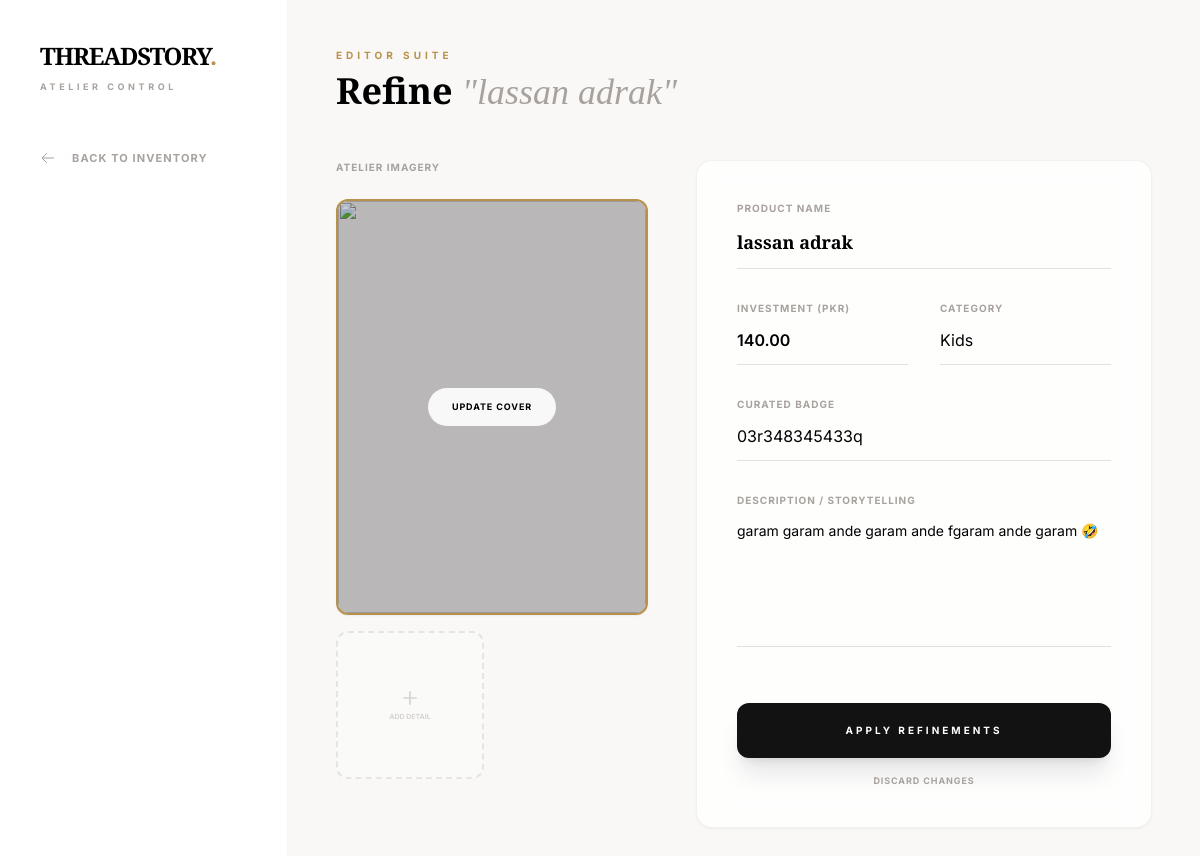
The app's page /update/3/, older data.
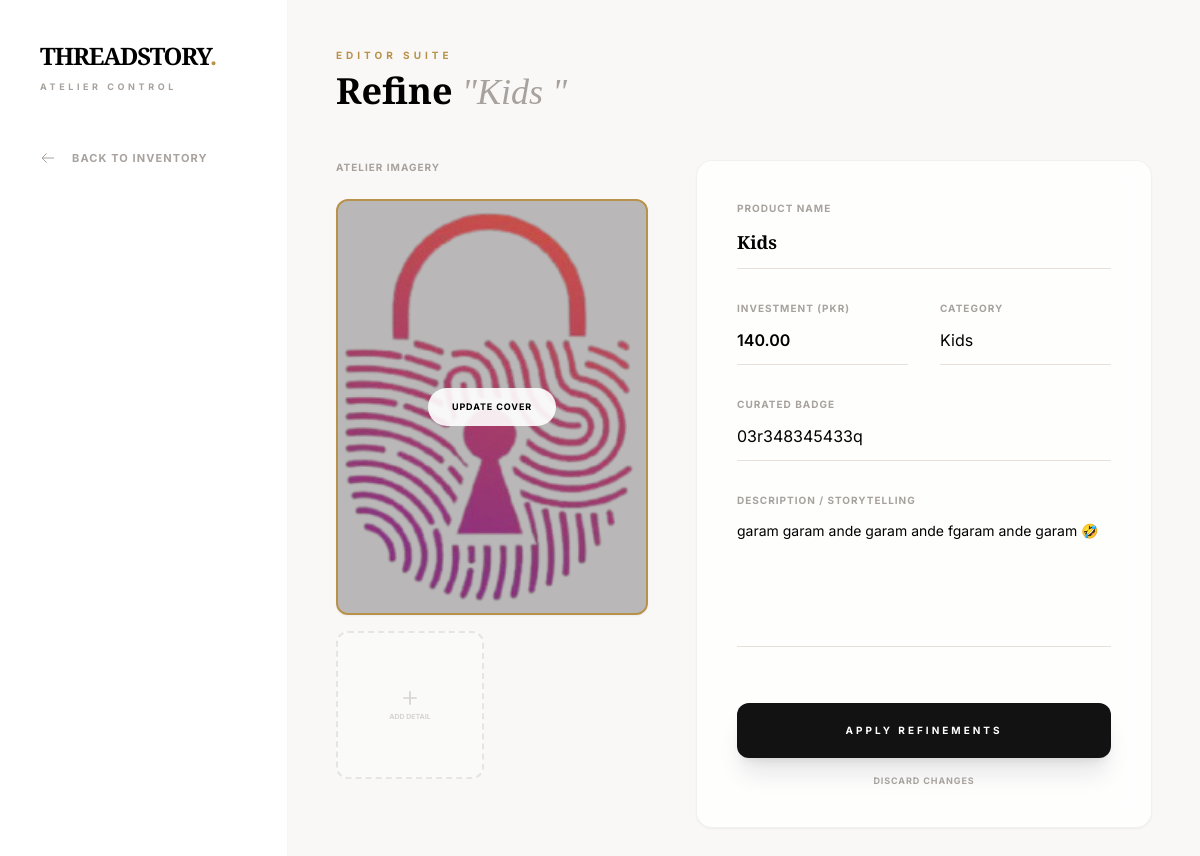
The same page, newer data.
### products/models.py (models this page shows, shortened)
class Product(models.Model):
    CATEGORY_CHOICES = [
        ("Men", "Men"),
        ("Women", "Women"),
        ("Kids", "Kids"),
    ]
    name = models.CharField(max_length=100)
    price = models.DecimalField(max_digits=10, decimal_places=2)
    description = models.TextField()
    badge = models.CharField(max_length=100, blank=True)
    category = models.CharField(max_length=100, choices=CATEGORY_CHOICES, default="Men")
    image = models.ImageField(
        upload_to="product_images/"
    )  # This remains the "Main" thumbnail

### products/views.py (the view, shortened to what this page needs)
# urls.py: path("update/<int:id>/", views.updateData, name="update"),
def updateData(request, id):
    product = get_object_or_404(Product, id=id)
    gallery_images = product.images.all()
    context = {
        "d": product,
        "gallery": gallery_images,
        "categories": Product.CATEGORY_CHOICES,
    }
    return render(request, "update.html", context)

### templates/update.html (shortened to what the changed rows need)
{% load static %}
<!DOCTYPE html>
<html lang="en">
<head>
    <script src="https://cdn.tailwindcss.com"></script>
</head>
<body class="flex">
    <aside class="w-72 h-screen sticky top-0 bg-white border-r border-stone-100 flex flex-col z-50">
        <div class="p-10">
            <h1 class="font-playfair text-2xl font-bold tracking-tighter">
                THREADSTORY<span class="text-gold">.</span>
            </h1>
        </div>
    </aside>
    <main class="flex-1 p-12">
        <header class="mb-12">
            <h2 class="font-playfair text-4xl font-bold">Refine <span class="italic font-light text-stone-400">"{{ d.name }}"</span></h2>
        </header>
        <div class="max-w-6xl">
            <form action="/update/{{ d.id }}/" method="post" enctype="multipart/form-data" class="grid lg:grid-cols-12 gap-12">
                <div class="lg:col-span-7 glass-panel p-10 rounded-2xl shadow-sm h-fit">
                    <div class="space-y-8">
                        <div class="flex flex-col">
                            <label class="text-[10px] font-bold tracking-widest text-stone-400 uppercase">Product Name</label>
                            <input type="text" name="name" value="{{ d.name }}" class="input-atelier text-lg font-playfair font-bold" required>
                        </div>
                        <div class="grid grid-cols-2 gap-8">
                            <div class="flex flex-col">
                                <label class="text-[10px] font-bold tracking-widest text-stone-400 uppercase">Investment (PKR)</label>
                                <input type="number" step="0.01" name="price" value="{{ d.price }}" class="input-atelier font-inter font-semibold" required>
                            </div>
                            <div class="flex flex-col">
                                <label class="text-[10px] font-bold tracking-widest text-stone-400 uppercase">Category</label>
                                <select name="category" class="input-atelier bg-transparent appearance-none">
                                    <option value="Kids" {% if d.category == "Kids" %}selected{% endif %}>Kids</option>
                                </select>
                            </div>
                        </div>
                        <div class="flex flex-col">
                            <label class="text-[10px] font-bold tracking-widest text-stone-400 uppercase">Curated Badge</label>
                            <input type="text" name="badge" value="{{ d.badge }}" class="input-atelier" placeholder="e.g. Limited Edition">
                        </div>
                        <div class="flex flex-col">
                            <label class="text-[10px] font-bold tracking-widest text-stone-400 uppercase">Description / Storytelling</label>
                            <textarea name="description" rows="5" class="input-atelier text-sm leading-relaxed resize-none" required>{{ d.description }}</textarea>
                        </div>
                    </div>
                </div>
            </form>
        </div>
    </main>
</body>
</html>

Row changes from the older to the newer data that the page shows:
changed Product "Kids": name "lassan adrak" → "Kids"
